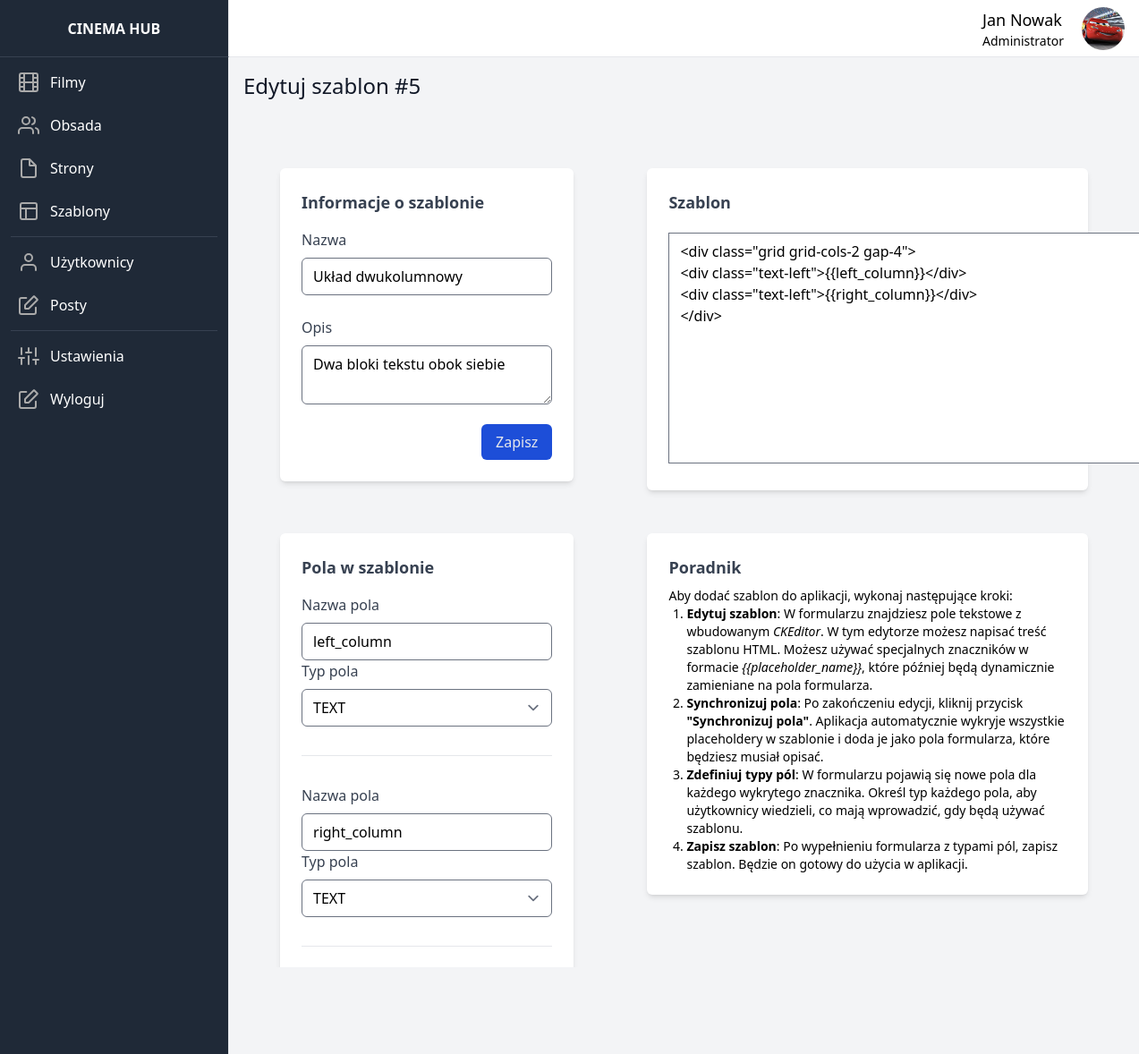
Page /template/edit/5 (signed in) on the committed database.
### dashboard/models.py (models this page shows, shortened)
class UserData(models.Model):
    user = models.OneToOneField(User, on_delete=models.CASCADE)
    image = models.ImageField(upload_to=user_directory_path, default='default/user.jpg')

class Template(models.Model):
    id = models.AutoField(primary_key=True)
    name = models.CharField(max_length=255)
    description = models.TextField()
    html_structure = models.TextField()
    created_at = models.DateTimeField(auto_now_add=True)
    created_by = models.ForeignKey(User, on_delete=models.CASCADE, related_name='templates')

class TemplateField(models.Model):
    id = models.AutoField(primary_key=True)
    name = models.CharField(max_length=255)
    type = models.ForeignKey(FieldType, on_delete=models.CASCADE, related_name='fields')
    template = models.ForeignKey(Template, on_delete=models.CASCADE, related_name='fields')

class FieldType(models.Model):
    id = models.AutoField(primary_key=True)
    name = models.CharField(max_length=50, unique=True)

### dashboard/views.py (the view, shortened to what this page needs)
# urls.py: path('template/edit/<id>', edit_template, name='edit_template'),
@login_required
def edit_template(request, id):
    template = Template.objects.get(id=id)
    fields = TemplateField.objects.filter(template=template)
    field_types = FieldType.objects.all()
    return render(request, 'edit_template.html', {'template': template, 'fields': fields, 'field_types': field_types})

### dashboard_theme/templates/edit_template.html (shortened to what this page needs)
{% extends 'base.html' %}
{% load static %}
{% block content %}
    <p class="font-medium text-gray-900 text-2xl mb-7">
            Edytuj szablon #{{ template.id }}
    </p>
        <form method="post" id="data-form">
        <div class="w-full flex lg:flex-row flex-col justify-around">
            <div class="mt-8 w-1/3">
                <div class="mt-4">
                    <div class="p-6 bg-white rounded-md shadow-md">
                        <h2 class="text-lg text-gray-700 font-semibold">Informacje o szablonie</h2>
                        <div>
                            <div class="grid grid-cols-1 gap-6 mt-4">
                                <div>
                                    <label class="text-gray-700" for="name">Nazwa</label>
                                    <input value="{{ template.name }}" id="name" name="name" class="form-input w-full mt-2 rounded-md focus:border-indigo-600" type="text">
                                </div>
                                <div>
                                    <label class="text-gray-700" for="description">Opis</label>
                                    <textarea id="description" name="description" class="form-input w-full mt-2 rounded-md focus:border-indigo-600" type="email">{{ template.description }}</textarea>
                                </div>
                            </div>
                            <div class="flex justify-end mt-4">
                                <button onclick="submitForm(event)" id="submit-button" class="px-4 py-2 bg-blue-700 hover:bg-blue-800 text-gray-200 rounded-md focus:outline-none focus:bg-blue-800">Zapisz</button>
                            </div>
                        </div>
                    </div>
                </div>
            </div>
            <div class="mt-8 w-1/2">
                <div class="mt-4">
                    <div class="p-6 bg-white rounded-md shadow-md">
                        <h2 class="text-lg text-gray-700 font-semibold capitalize mb-5">Szablon</h2>
                            <textarea name="content" id="editor" rows="10" cols="80">{{ template.html_structure }}</textarea>
                    </div>
                </div>
            </div>
        </div>
        <div class="w-full flex lg:flex-row flex-col justify-around">
            <div class="mt-8 w-1/3">
                <div class="mt-4">
                    <div class="p-6 bg-white rounded-md shadow-md">
                        <h2 class="text-lg text-gray-700 font-semibold">Pola w szablonie</h2>
                        <div id="template-fields-container">
                            {% for field in fields %}
                                <div id="template-field">
                                    <div class="mt-4">
                                        <label class="text-gray-700" for="field-name-{{ forloop.counter }}">Nazwa pola</label>
                                        <input value="{{ field.name }}" name="field-name-{{ forloop.counter }}" id="field-name-{{ forloop.counter }}" class="form-input w-full mt-2 rounded-md focus:border-indigo-600" type="text">
                                    </div>
                                    <div>
                                        <label class="text-gray-700" for="field-type-{{ forloop.counter }}">Typ pola</label>
                                        <select name="field-type-{{ forloop.counter }}" id="field-type-{{ forloop.counter }}" class="form-input w-full mt-2 rounded-md focus:border-indigo-600" type="text">
                                            {% for field_type in field_types %}
                                                <option value="{{ field_type.id }}" {% if field_type == field.type %} selected {% endif %}>{{ field_type.name }}</option>
                                            {% endfor %}
                                        </select>
                                    </div>
                                    <hr class="h-px my-8 bg-gray-200 border-0">
                                </div>
                            {% endfor %}
                        </div>
                        <button onclick="fieldSynchronize()" type="button" class="mt-3 px-3 py-2 text-sm font-medium text-center inline-flex items-center text-white bg-blue-700 rounded-lg hover:bg-blue-800 focus:ring-4 focus:outline-none focus:ring-blue-300">
                                <svg class="mr-2" xmlns="http://www.w3.org/2000/svg" width="20" height="20" viewBox="0 0 24 24" fill="none" stroke="#ffffff" stroke-width="1.5" stroke-linecap="round" stroke-linejoin="bevel"><path d="M21.5 2v6h-6M2.5 22v-6h6M2 11.5a10 10 0 0 1 18.8-4.3M22 12.5a10 10 0 0 1-18.8 4.2"/></svg>
                        </button>
                    </div>
                </div>
            </div>
            <div class="mt-8 w-1/2">
                <div class="mt-4">
                    <div class="p-6 bg-white rounded-md shadow-md text-sm">
                        <h2 class="text-lg text-gray-700 font-semibold capitalize mb-2">Poradnik</h2>
                        <p>Aby dodać szablon do aplikacji, wykonaj następujące kroki:</p>
                        <ol class="list-decimal pl-5">
                            <li><strong>Edytuj szablon</strong>: W formularzu znajdziesz pole tekstowe z wbudowanym <em>CKEditor</em>. W tym edytorze możesz napisać treść szablonu HTML. Możesz używać specjalnych znaczników w formacie <em>&#123;&#123;placeholder_name&#125;&#125;</em>, które później będą dynamicznie zamieniane na pola formularza.</li>
                            <li><strong>Synchronizuj pola</strong>: Po zakończeniu edycji, kliknij przycisk <strong>"Synchronizuj pola"</strong>. Aplikacja automatycznie wykryje wszystkie placeholdery w szablonie i doda je jako pola formularza, które będziesz musiał opisać.</li>
                            <li><strong>Zdefiniuj typy pól</strong>: W formularzu pojawią się nowe pola dla każdego wykrytego znacznika. Określ typ każdego pola, aby użytkownicy wiedzieli, co mają wprowadzić, gdy będą używać szablonu.</li>
                            <li><strong>Zapisz szablon</strong>: Po wypełnieniu formularza z typami pól, zapisz szablon. Będzie on gotowy do użycia w aplikacji.</li>
                        </ol>
                    </div>
                </div>
            </div>
        </div>
        </form>
{% endblock %}

### dashboard_theme/templates/base.html (shortened to what this page needs)
{% load static tailwind_tags %}
{% load static %}
<!DOCTYPE html>
<html lang="en">
	<head>
		{% tailwind_css %}
	</head>
	<body class="bg-gray-50">
    <div class="flex flex-row h-screen bg-gray-100">
        <aside id="sidebar" class="h-full flex flex-shrink-0 flex-col w-64 transition-width duration-75" aria-label="Sidebar">
            <div class="flex items-center justify-center h-16 bg-gray-800 border-r border-b border-b-gray-700">
                    <span class="text-gray-900 font-bold uppercase text-white">Cinema Hub</span>
            </div>
          <div class="relative flex-1 flex flex-col min-h-0 border-r border-gray-200 bg-gray-800 pt-0">
            <div class="flex-1 flex flex-col pb-4 overflow-y-auto">
              <div class="flex-1 px-3 bg-gray-800 divide-y space-y-1">
                <ul class="space-y-2 pb-2 pt-2">
                  <li>
                      <a href="{% url 'show_movies' %}" class="text-base text-gray-900 font-normal rounded-lg flex items-center p-2 hover:bg-gray-700 group">
                        <span class="ml-3 leading-none text-white">Filmy</span>
                      </a>
                  </li>
                  <li>
                      <a href="{% url 'show_members' %}" class="text-base text-gray-900 font-normal rounded-lg flex items-center p-2 hover:bg-gray-700 group">
                        <span class="ml-3 leading-none text-white">Obsada</span>
                      </a>
                  </li>
                  <li>
                      <a href="{% url 'show_pages' %}" class="text-base text-gray-900 font-normal rounded-lg flex items-center p-2 hover:bg-gray-700 group">
                        <svg class="w-6 h-6" xmlns="http://www.w3.org/2000/svg" width="20" height="20" viewBox="0 0 24 24" fill="none" stroke="#aaaaaa" stroke-width="2" stroke-linecap="round" stroke-linejoin="bevel"><path d="M13 2H6a2 2 0 0 0-2 2v16c0 1.1.9 2 2 2h12a2 2 0 0 0 2-2V9l-7-7z"/><path d="M13 3v6h6"/></svg>
                        <span class="ml-3 leading-none text-white">Strony</span>
                      </a>
                  </li>
                    <li>
                      <a href="{% url 'show_templates' %}" class="text-base text-gray-900 font-normal rounded-lg flex items-center p-2 hover:bg-gray-700 group">
                        <svg class="w-6 h-6" xmlns="http://www.w3.org/2000/svg" width="20" height="20" viewBox="0 0 24 24" fill="none" stroke="#aaaaaa" stroke-width="2" stroke-linecap="round" stroke-linejoin="bevel"><rect x="3" y="3" width="18" height="18" rx="2"/><path d="M3 9h18M9 21V9"/></svg>
                        <span class="ml-3 leading-none text-white">Szablony</span>
                      </a>
                  </li>
                     <hr class="h-px my-8 bg-gray-700 border-0">
                    <li>
                      <a href="{% url 'show_users' %}" class="text-base text-gray-900 font-normal rounded-lg flex items-center p-2 hover:bg-gray-700 group">
                        <svg class="w-6 h-6" xmlns="http://www.w3.org/2000/svg" width="20" height="20" viewBox="0 0 24 24" fill="none" stroke="#aaaaaa" stroke-width="2" stroke-linecap="round" stroke-linejoin="bevel"><path d="M20 21v-2a4 4 0 0 0-4-4H8a4 4 0 0 0-4 4v2"></path><circle cx="12" cy="7" r="4"></circle></svg>
                        <span class="ml-3 leading-none text-white">Użytkownicy</span>
                      </a>
                  </li>
                    <li>
                      <a href="{% url 'show_posts' %}" class="text-base text-gray-900 font-normal rounded-lg flex items-center p-2 hover:bg-gray-700 group">
                        <span class="ml-3 leading-none text-white">Posty</span>
                      </a>
                  </li>
                    <hr class="h-px my-8 bg-gray-700 border-0">
                    <li>
                      <a href="#" class="text-base text-gray-900 font-normal rounded-lg flex items-center p-2 hover:bg-gray-700 group">
                        <span class="ml-3 leading-none text-white">Ustawienia</span>
                      </a>
                  </li>
                    <li>
                      <a href="{% url 'logout_tunnel' %}" class="text-base text-gray-900 font-normal rounded-lg flex items-center p-2 hover:bg-gray-700 group">
                        <span class="ml-3 leading-none text-white">Wyloguj</span>
                      </a>
                  </li>
                </ul>
              </div>
            </div>
          </div>
        </aside>
        <div class="flex flex-col w-full">
            <div class="flex items-center justify-between h-16 bg-white border-b border-gray-200">
                <div class="flex items-center pr-4 flex-1 justify-end">
                    <div class="justify-end flex flex-col mr-5">
                        <p class="text-lg">{{ user.first_name }} {{ user.last_name }}</p>
                        <p class="text-sm">{% if user.is_superuser %}Administrator{% elif user.is_stuff %}Moderator{% else %}Użytkownik{% endif %}</p>
                    </div>
                    <img class="rounded-full w-12 h-12 object-cover" src="{{ user.userdata.image.url }}" alt="{{ user.first_name }} {{ user.last_name }}">
                </div>
            </div>
            <div class="p-4 overflow-y-auto flex-1">
                {% block content %}{% endblock %}
            </div>
        </div>
        </div>
	</body>
</html>

### rows in the picture
Template: id "5", name "Układ dwukolumnowy", description "Dwa bloki tekstu obok siebie", content "<div class=\"grid grid-cols-2 gap-4\"> <div class=\"text-left\">{{left_column}}</div> <div class=\"text-left\">{{right_column}}</div> </div>"
TemplateField: name "left_column", type.name "TEXT"
TemplateField: name "right_column", type.name "TEXT"

### other values in the picture
{{ user.first_name }} "Jan"
{{ user.last_name }} "Nowak"
